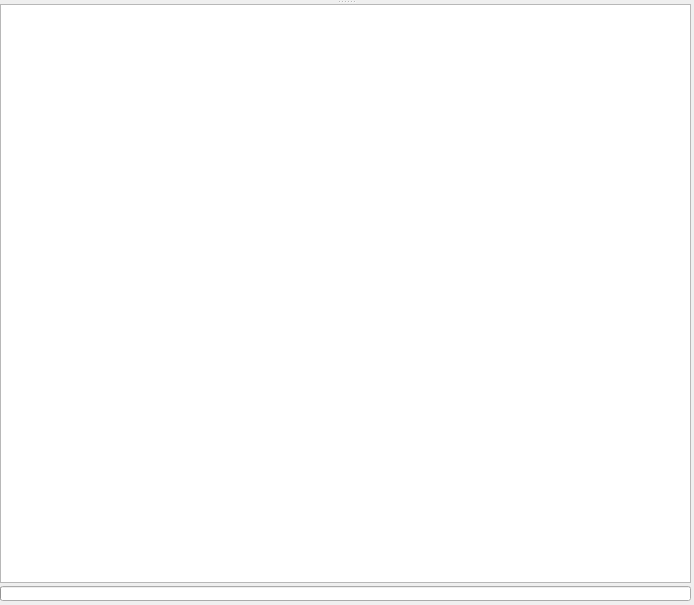
<?xml version="1.0" encoding="UTF-8"?>
<ui version="4.0">
 <class>SymbolView</class>
 <widget class="QWidget" name="SymbolView">
  <property name="geometry">
   <rect>
    <x>0</x>
    <y>0</y>
    <width>694</width>
    <height>605</height>
   </rect>
  </property>
  <property name="windowTitle">
   <string>Form</string>
  </property>
  <property name="autoFillBackground">
   <bool>true</bool>
  </property>
  <property name="styleSheet">
   <string notr="true"/>
  </property>
  <widget class="QSplitter" name="mainSplitter">
   <property name="geometry">
    <rect>
     <x>0</x>
     <y>0</y>
     <width>691</width>
     <height>601</height>
    </rect>
   </property>
   <property name="sizePolicy">
    <sizepolicy hsizetype="Ignored" vsizetype="Ignored">
     <horstretch>0</horstretch>
     <verstretch>0</verstretch>
    </sizepolicy>
   </property>
   <property name="orientation">
    <enum>Qt::Vertical</enum>
   </property>
   <property name="childrenCollapsible">
    <bool>false</bool>
   </property>
   <widget class="QSplitter" name="listSplitter">
	<property name="sizePolicy">
	 <sizepolicy hsizetype="Expanding" vsizetype="Expanding">
	 <horstretch>0</horstretch>
	 <verstretch>0</verstretch>
	 </sizepolicy>
	</property>
	<property name="orientation">
	 <enum>Qt::Horizontal</enum>
	</property>
	<property name="handleWidth">
	 <number>2</number>
	</property>
	<property name="childrenCollapsible">
	 <bool>false</bool>
	</property>
   </widget>
   <widget class="QWidget" name="layoutWidget">
    <layout class="QVBoxLayout" name="logLayout">
     <property name="spacing">
      <number>3</number>
     </property>
     <item>
      <widget class="QTextEdit" name="symbolLogEdit">
       <property name="sizePolicy">
        <sizepolicy hsizetype="Ignored" vsizetype="Ignored">
         <horstretch>0</horstretch>
         <verstretch>0</verstretch>
        </sizepolicy>
       </property>
      </widget>
     </item>
     <item>
      <widget class="QProgressBar" name="symbolProgress">
       <property name="sizePolicy">
        <sizepolicy hsizetype="Expanding" vsizetype="Fixed">
         <horstretch>0</horstretch>
         <verstretch>0</verstretch>
        </sizepolicy>
       </property>
       <property name="maximumSize">
        <size>
         <width>16777215</width>
         <height>15</height>
        </size>
       </property>
       <property name="value">
        <number>0</number>
       </property>
       <property name="textVisible">
        <bool>false</bool>
       </property>
      </widget>
     </item>
    </layout>
   </widget>
  </widget>
 </widget>
 <resources/>
 <connections/>
</ui>
